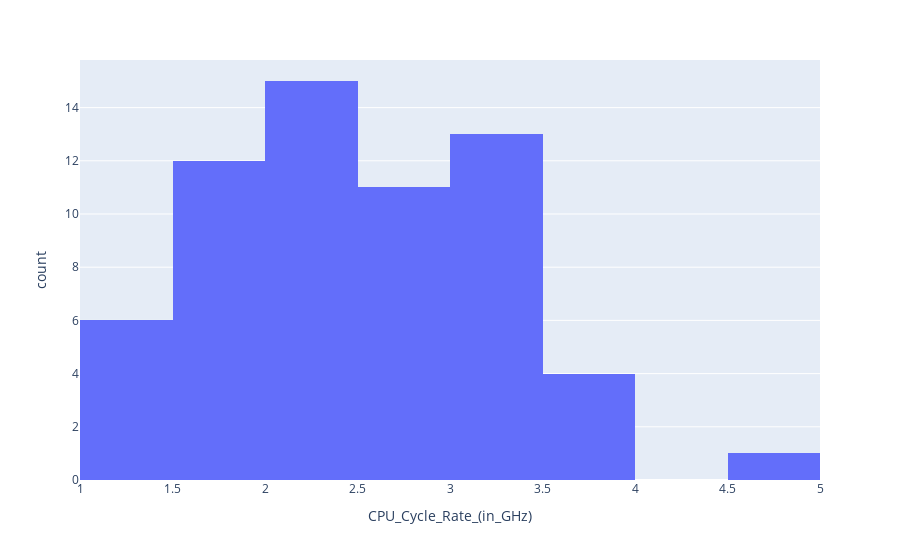

The notebook cell saved with this chart:
### Code cell
fig = px.histogram(data, x = 'CPU_Cycle_Rate_(in_GHz)')
fig.show()

### Figure 1 — Plotly figure (JSON) as saved in the notebook; plotly's stock layout.template omitted (floating-point values rounded to 4 significant figures)
{"data": [{"alignmentgroup": "True", "bingroup": "x", "hovertemplate": "CPU_Cycle_Rate_(in_GHz)=%{x}<br>count=%{y}<extra></extra>", "legendgroup": "", "marker": {"color": "#636efa", "pattern": {"shape": ""}}, "name": "", "offsetgroup": "", "orientation": "v", "showlegend": false, "type": "histogram", "x": [3, 2.13, 3.2, 3.6, 2.3, 3.3, 1.8, 1.4, 2.3, 3.49, 4.7, 2.4, 3.49, 2.6, 1.6, 2.4, 2.8, 2.4, 1.8, 3.49, 1.4, 1.6, 2.5, 3.2, 1.6, 1.6, 3.49, 1.4, 2, 2.4, 2.6, 1.3, 3.6, 3.49, 1.4, 1.7, 2.5, 1.4, 3.5, 2.6, 2, 2.6, 1.7, 2.5, 2.4, 3.2, 3.2, 3.5, 1.9, 1.7, 2.3, 3.2, 2.6, 2.3, 3.1, 1.6, 2.5, 2.5, 2.3, 2.3, 1.8, 2.3], "xaxis": "x", "yaxis": "y"}], "layout": {"autosize": true, "barmode": "relative", "legend": {"tracegroupgap": 0}, "margin": {"t": 60}, "xaxis": {"anchor": "y", "autorange": true, "domain": [0, 1], "range": [1, 5], "title": {"text": "CPU_Cycle_Rate_(in_GHz)"}, "type": "linear"}, "yaxis": {"anchor": "x", "autorange": true, "domain": [0, 1], "range": [0, 15.79], "title": {"text": "count"}}}}
